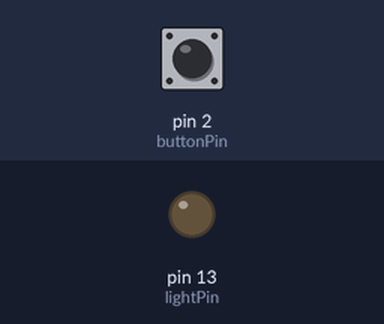
Recording of a sketch running on a simulated Arduino Uno, built with avr-gcc and run on an emulated ATmega328P. On the bench: output pins drawn as LEDs (lit = HIGH). The inputs (shaded band) are chosen by the test bench; at power-on: pin 2 (buttonPin) LOW.

Above: at 1.2 s.
1.3 s: pin 2 (buttonPin) pulled HIGH for 0.15 s
At 1.37 s:
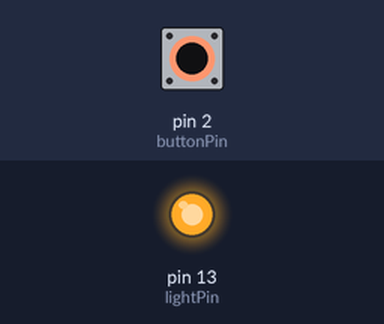
2.9 s: pin 2 (buttonPin) pulled HIGH for 3.2 s
At 6.7 s:
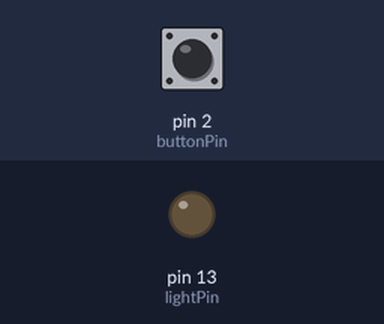
Timing chart, 0 to 8.2 s (numbered marks = the images above; inputs shaded):
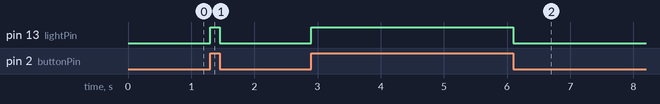

The sketch:

LEDButton.ino.ino
```cpp
/*
 * Simple program that takes input from button on breadboard & turns an LED on and off
 */

int buttonPin = 2; // pushbutton connected to breadboard pin 1
int buttonVal = 0; // variable to store digitalRead() value
int lightPin = 13;

void setup() {
  // function is called when sketch starts.
  // used to initialize variables, pin modes, call libraries
  // called when arduino board is booted up or reset

  //pinMode(pin, mode); // pin: # of pin whose mode you wish to set
                        // modes: INPUT, OUTPUT,


  pinMode(buttonPin, INPUT);
  pinMode(lightPin, OUTPUT);
}

void loop() {
  // used to actively control arduino board
  // loops consecutively allowing program to change and respond

  buttonVal = digitalRead(buttonPin); // reads input of button, returns either HIGH (1/on)or LOW(0/off
   digitalWrite(lightPin, buttonVal);

}
```

Measured:
- after the input at 1.3 s, pin 13 (lightPin): LOW → HIGH at once, → LOW 0.15 s later
- after the input at 2.9 s, pin 13 (lightPin): LOW → HIGH at once, → LOW 3.2 s later
